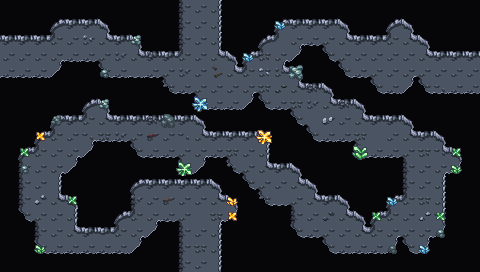

This game map was drawn from its Tiled (.tmx) file and the tilesets committed beside it. A one-line description and the trimmed map source follow:
An orthogonal 30x17 tile map with 16x16 px tiles, 5 tile layers (Collision, Background, Background 2, Walls, ...), 3 tilesets and 16 objects.

<map version="1.10" tiledversion="1.11.2" orientation="orthogonal" renderorder="right-down" width="30" height="17" tilewidth="16" tileheight="16" infinite="0" nextlayerid="8" nextobjectid="76">
 <editorsettings>
  <export target="wastetown..tmx" format="tmx" />
 </editorsettings>
 <properties>
  <property name="dungeonEffect" value="{&quot;startBattleWithCard&quot;: [ &quot;Titans' Nest&quot;, &quot;Evolutionary Escalation&quot; ]}" />
 </properties>
 <tileset firstgid="1" source="../../../../common/maps/tileset/main.tsx" />
 <tileset firstgid="10113" source="../../../../common/maps/tileset/buildings.tsx" />
 <tileset firstgid="11905" source="../../../../common/maps/tileset/dungeon/dungeon_bis.tsx" />
 <layer id="6" name="Collision" width="30" height="17">
  <data>[510 cells, 0 non-empty, 0 distinct tile ids]</data>
 </layer>
 <layer id="1" name="Background" width="30" height="17">
  <data>[510 cells, 510 non-empty, 1 distinct tile ids]</data>
 </layer>
 <layer id="7" name="Background 2" width="30" height="17">
  <data>[510 cells, 493 non-empty, 2 distinct tile ids]</data>
 </layer>
 <layer id="2" name="Walls" width="30" height="17">
  <data>[510 cells, 451 non-empty, 13 distinct tile ids]</data>
 </layer>
 <layer id="3" name="Clutter" width="30" height="17">
  <properties>
   <property name="spriteLayer" type="bool" value="true" />
  </properties>
  <data>[510 cells, 64 non-empty, 28 distinct tile ids]</data>
 </layer>
 <objectgroup id="4" name="Objects">
  <object id="60" template="../../../../common/maps/obj/door_up.tx" x="192.102" y="272.145">
   <properties>
    <property name="teleport" value="../Realm of Legends/maps/map/cave/Lair_of_Behemoths_1.tmx" />
    <property name="teleportObjectId" value="59" />
   </properties>
  </object>
  <object id="61" template="../../../../common/maps/obj/door_down.tx" x="192.462" y="17.2541">
   <properties>
    <property name="teleport" value="../Realm of Legends/maps/map/cave/Lair_of_Behemoths_N.tmx" />
    <property name="teleportObjectId" value="60" />
   </properties>
  </object>
  <object id="62" template="../../../../common/maps/obj/door_left.tx" x="464.545" y="82.0692">
   <properties>
    <property name="teleport" value="../Realm of Legends/maps/map/cave/Lair_of_Behemoths_E.tmx" />
    <property name="teleportObjectId" value="60" />
   </properties>
  </object>
  <object id="63" template="../../../../common/maps/obj/door_right.tx" x="0.333333" y="76.3333" width="27" height="28">
   <properties>
    <property name="teleport" value="../Realm of Legends/maps/map/cave/Lair_of_Behemoths_W.tmx" />
    <property name="teleportObjectId" value="60" />
   </properties>
  </object>
  <object id="64" template="../../../../common/maps/obj/enemy.tx" x="180" y="151">
   <properties>
    <property name="enemy" value="Kathril" />
    <property name="speedModifier" type="float" value="20" />
    <property name="threatRange" type="int" value="50" />
    <property name="waypoints" value="67,65,66,65" />
   </properties>
  </object>
  <object id="65" template="../../../../common/maps/obj/waypoint.tx" x="243" y="160" />
  <object id="66" template="../../../../common/maps/obj/waypoint.tx" x="299" y="214" />
  <object id="67" template="../../../../common/maps/obj/waypoint.tx" x="132" y="140" />
  <object id="68" template="../../../../common/maps/obj/enemy.tx" x="303.758" y="114.016">
   <properties>
    <property name="enemy" value="Otrimi" />
    <property name="speedModifier" type="float" value="20" />
    <property name="threatRange" type="int" value="50" />
    <property name="waypoints" value="69,71,70,71" />
   </properties>
  </object>
  <object id="69" template="../../../../common/maps/obj/waypoint.tx" x="390.298" y="150.029" />
  <object id="70" template="../../../../common/maps/obj/waypoint.tx" x="132.829" y="75.3147" />
  <object id="71" template="../../../../common/maps/obj/waypoint.tx" x="240.331" y="92.5151" />
  <object id="72" template="../../../../common/maps/obj/manashards.tx" x="408.036" y="239.794" />
  <object id="73" template="../../../../common/maps/obj/manashards.tx" x="389.223" y="44.6764" />
  <object id="74" template="../../../../common/maps/obj/manashards.tx" x="67.7895" y="40.3763" />
  <object id="75" template="../../../../common/maps/obj/dialog.tx" x="176.12" y="234.037" width="46.167" height="15.5" rotation="0" visible="1">
   <properties>
    <property name="dialog">[
{
   "text": "The cavern winds deeper and deeper, harshly sloping down into the earth. The crystals lighting your way have grown sparser and dimmer, which fills you with an lurking sense of danger.",
   "options": [{
      "name": "(Continue)", "action": [{"deleteMapObject":-1}]}]
}
]</property>
   </properties>
  </object>
 </objectgroup>
</map>
